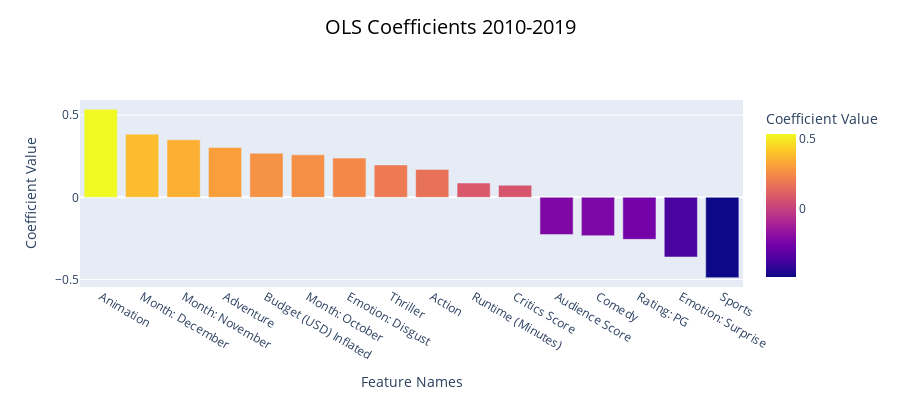

Notebook source saved alongside this figure:
### Code cell
plot_feature_coefficients(feature_stats_post_2010, "OLS Coefficients 2010-2019", "../_includes/OLS_features_post_2010.html")

### Figure 1 — Plotly figure (JSON) as saved in the notebook; plotly's stock layout.template omitted (floating-point values rounded to 4 significant figures)
{"data": [{"alignmentgroup": "True", "customdata": [[0.1484, 3.607, 0.0003206], [0.1187, 3.239, 0.001229], [0.1152, 3.038, 0.002424], [0.0759, 3.997, 6.743e-05], [0.03547, 7.558, 7.347e-14], [0.1097, 2.356, 0.01861], [0.105, 2.272, 0.02322], [0.06738, 2.925, 0.003499], [0.07049, 2.404, 0.01635], [0.03372, 2.578, 0.01003], [0.03513, 2.1, 0.03587], [0.03635, -6.239, 5.796e-10], [0.06144, -3.794, 0.0001544], [0.1146, -2.23, 0.02591], [0.1511, -2.401, 0.01649], [0.1571, -3.11, 0.001908]], "hovertemplate": "Feature Names=%{x}<br>Coefficient Value=%{marker.color}<br>Std_Error=%{customdata[0]}<br>t_value=%{customdata[1]}<br>p_value=%{customdata[2]}<extra></extra>", "legendgroup": "", "marker": {"color": [0.5351, 0.3843, 0.3501, 0.3034, 0.2681, 0.2584, 0.2387, 0.1971, 0.1695, 0.08695, 0.07378, -0.2268, -0.2331, -0.2555, -0.3629, -0.4885], "coloraxis": "coloraxis", "pattern": {"shape": ""}}, "name": "", "offsetgroup": "", "orientation": "v", "showlegend": false, "textposition": "auto", "type": "bar", "x": ["Animation", "Month: December", "Month: November", "Adventure", "Budget (USD) Inflated", "Month: October", "Emotion: Disgust", "Thriller", "Action", "Runtime (Minutes)", "Critics Score", "Audience Score", "Comedy", "Rating: PG", "Emotion: Surprise", "Sports"], "xaxis": "x", "y": [0.5351, 0.3843, 0.3501, 0.3034, 0.2681, 0.2584, 0.2387, 0.1971, 0.1695, 0.08695, 0.07378, -0.2268, -0.2331, -0.2555, -0.3629, -0.4885], "yaxis": "y"}], "layout": {"barmode": "relative", "coloraxis": {"colorbar": {"title": {"text": "Coefficient Value"}}, "colorscale": [[0, "#0d0887"], [0.1111, "#46039f"], [0.2222, "#7201a8"], [0.3333, "#9c179e"], [0.4444, "#bd3786"], [0.5556, "#d8576b"], [0.6667, "#ed7953"], [0.7778, "#fb9f3a"], [0.8889, "#fdca26"], [1, "#f0f921"]]}, "height": 400, "legend": {"tracegroupgap": 0}, "title": {"font": {"color": "black", "size": 20}, "text": "OLS Coefficients 2010-2019", "x": 0.5, "xanchor": "center", "y": 0.95, "yanchor": "top"}, "xaxis": {"anchor": "y", "domain": [0, 1], "title": {"text": "Feature Names"}}, "yaxis": {"anchor": "x", "domain": [0, 1], "title": {"text": "Coefficient Value"}}}}
